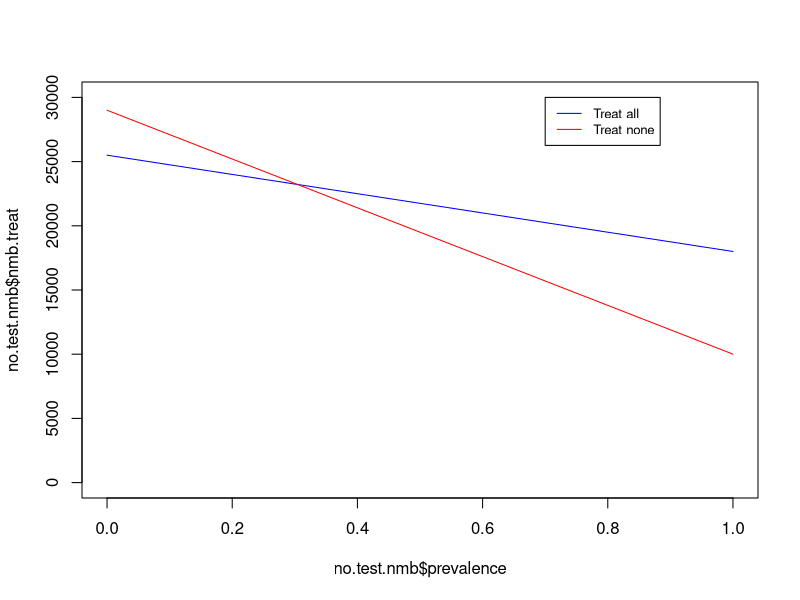
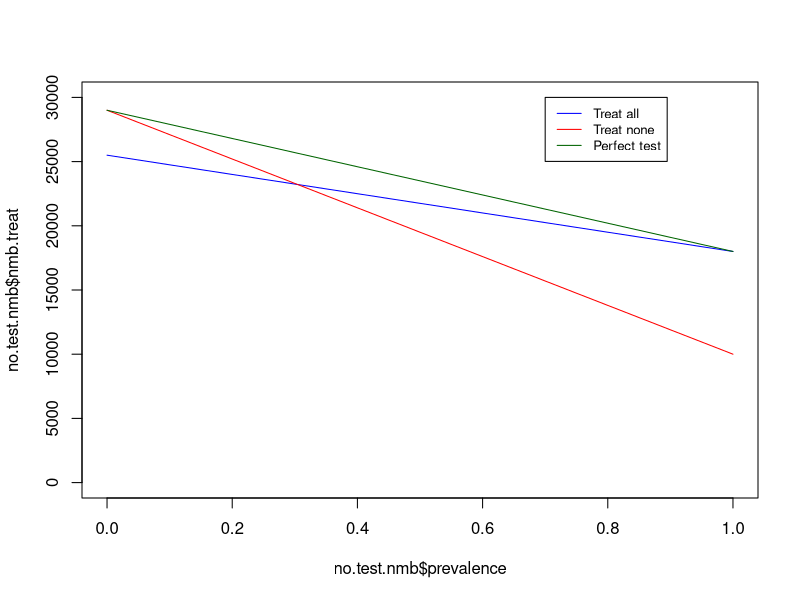
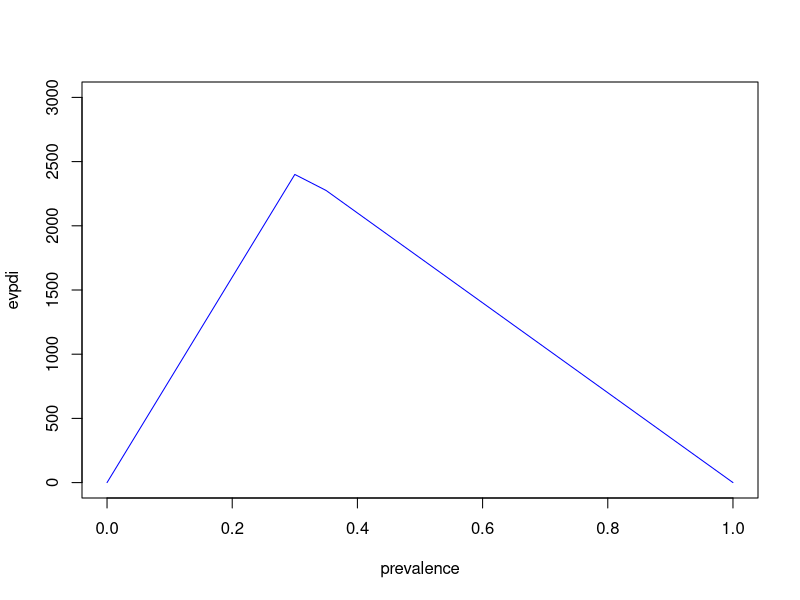
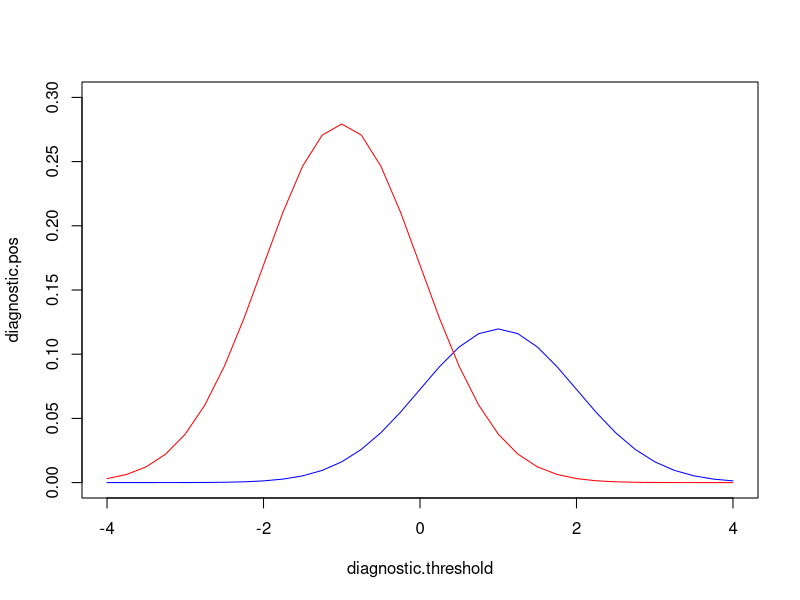
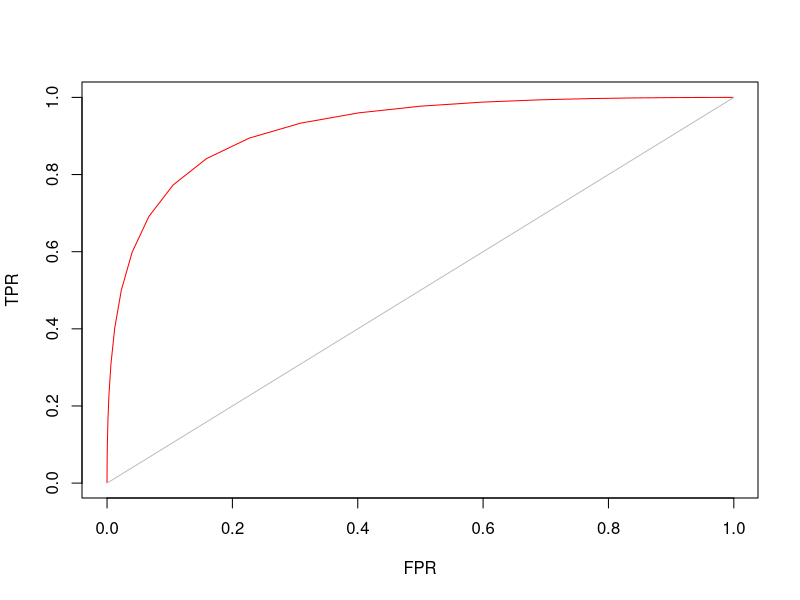
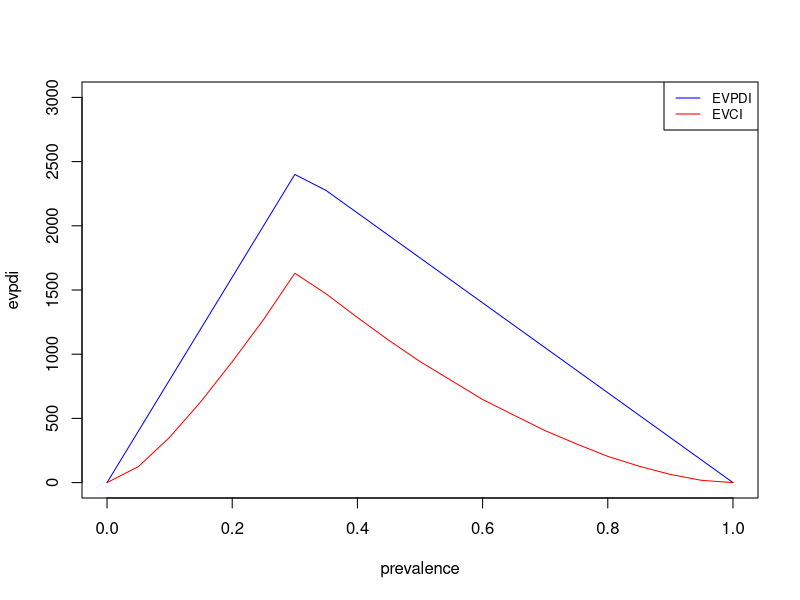
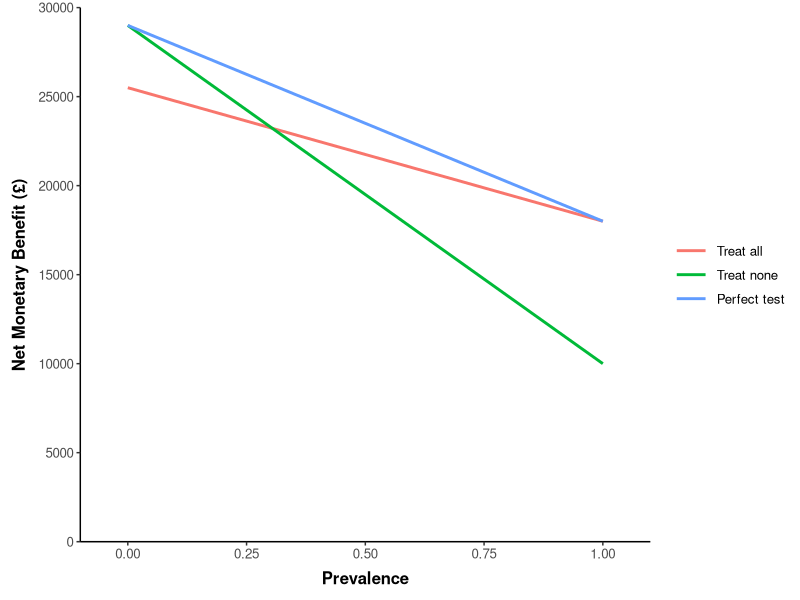
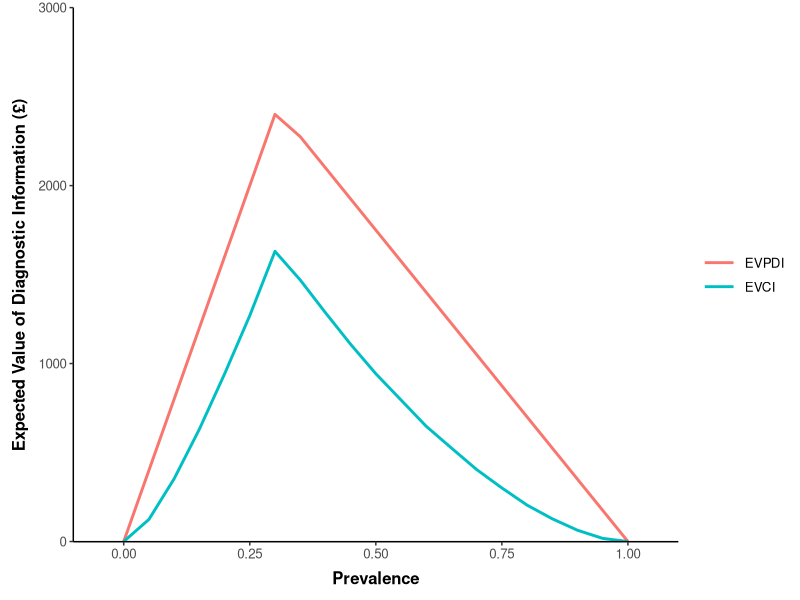

Here is the R script that generated these plots, in order:
## F4 Diagnostics 



#### Model Parameters #### 

lambda <- 30000 # This is our willingness to pay threshold
prevalence <- 0.3

# Payoffs and cost parameters for sick and healthy individuals, treated and not treated 

outcome.names <- c("Sick per treated", "Sick person not treated", 
                   "Healthy person treated", "Health person not treated")
expected.cost <- c(6000, 5000, 3000, 1000)
expected.qaly <- c(0.8, 0.5, 0.95, 1)

parameter.values <- data.frame(outcome.names, expected.cost, expected.qaly,
                              nmb = NA)

parameter.values$nmb <- (expected.qaly * lambda) - expected.cost

# here you can see the expected costs, QALYs and NMB for each possible outcome
parameter.values


# Estimating costs and QALYs associated with treating all vs. treat none 

treat.cost <- prevalence * expected.cost[1] + (1 - prevalence) * expected.cost[3]
notreat.cost <- prevalence * expected.cost[2] + (1 - prevalence) * expected.cost[4]
treat.qaly <- prevalence * expected.qaly[1] + (1 - prevalence) * expected.qaly[3]
notreat.qaly <- prevalence * expected.qaly[2] + (1 - prevalence) * expected.qaly[4]

expected.values <- data.frame(strategy =  c("Treat all", "Treat none"),
                           expected.cost = c(treat.cost, notreat.cost), 
                           expected.qaly = c(treat.qaly, notreat.qaly), 
                           nmb = NA)

expected.values$nmb <- (expected.values$expected.qaly * lambda) - expected.values$expected.cost 

# You can view the expected cost, QALY and NMB values at the prevalence defined
expected.values



# Evaluate NMB across a range of prevalence values

## We can create a function to calcualte NMB for sick and healthy patients (across prevalence values)  
est.nmb <- function(prev, parameters = parameter.values, lam = lambda){
  
  # Treatment - look up correct costs and outcomes for treated

  cost.sick <-  parameters$expected.cost[1] 
  cost.healthy <-  parameters$expected.cost[3] 
  
  qaly.sick <-  parameters$expected.qaly[1] 
  qaly.healthy <-  parameters$expected.qaly[3] 
  
  cost <- prev * cost.sick + (1-prev) * cost.healthy
  qaly <- prev * qaly.sick + (1-prev) * qaly.healthy
  
  nmb.treat <- (qaly * lam) - cost
  
  # No treatment- look up correct costs and outcomes for not treated

  cost.sick <-  parameters$expected.cost[2] 
  cost.healthy <-  parameters$expected.cost[4] 
  
  qaly.sick <-  parameters$expected.qaly[2] 
  qaly.healthy <-  parameters$expected.qaly[4] 
  
  cost <- prev * cost.sick + (1-prev) * cost.healthy
  qaly <- prev * qaly.sick + (1-prev) * qaly.healthy
  
  nmb.notreat <- (qaly * lam) - cost
  
  return(data.frame(prevalence = prev, 
                    nmb.treat = nmb.treat, 
                    nmb.notreat = nmb.notreat))
}


## We can now estimate the NMB of treating or not treating at any prevalence 
# At a low prevalence (10%), NMB is higher for not treating
# But at higher prevalence NMB is higher for treating everyone
est.nmb(prev = 0.1)
est.nmb(prev = 0.4)

# Now pass a vector of prevalence values into the function
prevalence.vector <- seq(from = 0, to = 1, by = 0.05)

# estimate the NMB across prevalence values, and save this 
no.test.nmb <- est.nmb(prev = prevalence.vector)
no.test.nmb


# We can create a plot in base R to observe the results
# Note - we will be updating this plot in the next section
plot(no.test.nmb$prevalence, no.test.nmb$nmb.treat, type="l", col = "blue", ylim = c(0, 30000))
  lines(no.test.nmb$prevalence, no.test.nmb$nmb.notreat, col = "red")
  legend(0.7, 30000, legend=c("Treat all", "Treat none"), col=c("blue", "red"), 
         lty = 1, cex = 0.8)
  


#### Expected value of a perfect test ####

# In this example, we will assume that all sick patients are treated, and all healthy patients are not


est.nmb.perfect.test <- function(prev, parameters = parameter.values, lam = lambda){
  
  # Perfect test means sick is treated (i.e. row value 1 for expected values table)
  # whilst healthy is not treated (i.e. row value 4 from expected values table)
  # So we eliminate sick person not treated (row 2), and health person treated (row 3)
  
  cost.sick <-  parameters$expected.cost[1] 
  cost.healthy <-  parameters$expected.cost[4] 
  
  qaly.sick <-  parameters$expected.qaly[1] 
  qaly.healthy <-  parameters$expected.qaly[4] 
  
  cost <- prev * cost.sick + (1-prev) * cost.healthy
  qaly <- prev * qaly.sick + (1-prev) * qaly.healthy
  
  nmb.perfect <- (qaly * lam) - cost
  

  return(data.frame(prevalence = prev, 
                    nmb = nmb.perfect))
}

est.nmb.perfect.test(prev = 0.1)
est.nmb.perfect.test(prev = prevalence.vector)

perfect.test.nmb <- est.nmb.perfect.test(prev = prevalence.vector)


# Estimate the Expected Value of Perfect Diagnostic Information (EVPDI) 

# The EVPDI is the difference between the expected value of a perfect test and 
# the expected value of the optimal course of action (treat All or treat None) in the absence of a test.

# First, look again at the results of the NMB with no test available 
no.test.nmb

# Now we can use the apply function to derive the maximum NMB from each strategy, and add to current table
no.test.nmb$nmb.max <- apply(no.test.nmb[,2:3], 1, max)

## Now take a look at the current table, displaying the maximum NMB for each prevalence (without a test)
# We can compare this to the NMB with a perfect test

no.test.nmb
perfect.test.nmb


## We can also plot the results of the these tables

plot(no.test.nmb$prevalence, no.test.nmb$nmb.treat, type="l", col = "blue", ylim = c(0, 30000))
lines(no.test.nmb$prevalence, no.test.nmb$nmb.notreat, col = "red")
lines(perfect.test.nmb$prevalence, perfect.test.nmb$nmb, col = "dark green")
legend(0.7, 30000, legend=c("Treat all", "Treat none", "Perfect test"), col=c("blue", "red", "dark green"), 
       lty = 1, cex = 0.8)




## We can now compare this to the values expected from a perfect test
evpdi <- perfect.test.nmb$nmb - no.test.nmb$nmb.max

# and create a data.frame to store the results
evpdi.table <- data.frame(prevalence = prevalence.vector, evpdi = evpdi)
evpdi.table

# We can create a simple plot of the expected value of perfect diagnostic information, by prevalence:
plot(evpdi.table, type="l", col = "blue", ylim = c(0, 3000))



#### Expected Value of Clinical Information (EVCI) from an (imperfect) diagnostic test ####

test.char <- c(positive.mean = 1, positive.sd = 1, 
               negative.mean = -1, negative.sd = 1)

# You can see the test characteristics here
test.char


# Set a range of diagnostic threshold values
diagnostic.threshold <- seq(from = -4, to = 4, by = 0.25)

# Diagnostic positive and negative values, at different diagnostic thresholds
# These are estimated using the normal distribution 
diagnostic.pos <- prevalence * dnorm(diagnostic.threshold, mean = test.char[1], sd = test.char[2])
diagnostic.neg <- (1 - prevalence) * dnorm(diagnostic.threshold, mean = test.char[3], sd = test.char[4])

biomarker.dist <- data.frame(diagnostic.threshold, diagnostic.pos, diagnostic.neg)

# We can view the table, and round to 4 decimal places to help view the numbers
round(biomarker.dist, 4)

# And here we can plot the numbers to re-create the video 
# (note we can use the data frame columns (biomarker.dist), or the vectors that formed the data frame)
plot(diagnostic.threshold, diagnostic.pos, type="l", col = "blue", ylim = c(0, 0.3))
lines(diagnostic.threshold, diagnostic.neg, col = "red")


## True Positive Rate and False Positive Rate 
TPR <- 1 - pnorm(diagnostic.threshold, test.char[1], test.char[2])
FPR <- 1 - pnorm(diagnostic.threshold, test.char[3], test.char[4])

# We can view these alongside the diagnostic thresholds 
positive.rate <- data.frame(diagnostic.threshold, TPR, FPR)


# Plot to view TPR and FPR (Receiver Operating Characteristic (ROC) curve)
plot(FPR, TPR, type="l", col = "red")
# and we can add a diagonal line too
lines(c(0,1),(c(0,1)), col = "grey")


#### Expected Value of Clinical Information #### 

# We can now estimate the number of true and false, negatives and positives 
true.pos <- prevalence * TPR 
false.neg <- prevalence * (1 - TPR) 
false.pos <- (1 - prevalence) * FPR 
true.neg <- (1 - prevalence) * (1 - FPR) 

# Table showing diagnostic accuracy of the imperfect test
diag.accuracy <- data.frame(true.pos, false.neg, false.pos, true.neg,
                            nmb.test = 0)

# Now combine the original NMB values (from parameter data frame) to estimate NMB as 
# a function of the diagnostic accuracy 
parameter.values$nmb 

# To combine the NMB payoff values with the diagnostic accuracy data, we first create a blank 
# vector to store the total NMB value at each diagnostic threshold
nmb.test.vec <- rep(0, length(diagnostic.threshold))

# Next, we can create a loop to multiply NMB payoffs with diagnostic accuracy, and save the sum of
# these values, at each diagnostic threshold
for(i in 1:length(diagnostic.threshold)){
  nmb.test.vec[i] <- sum(diag.accuracy[i,] * parameter.values$nmb)
}  

## Note: An alternative method is to write a function into apply      
nmb.test.vec <- apply(diag.accuracy, 1, function(x) sum(x * parameter.values$nmb))


# We can view the output of the calculation here
# This is the NMB associated with the imperfect diagnostic test
data.frame(diagnostic.threshold, nmb.test.vec)    

# We can add these results onto the diagnostic accuracy data.frame 
diag.accuracy$nmb <- nmb.test.vec


# Calculate the EVCI

# Now we want to calcualte the EVCI across a range of prevalence values
no.test.nmb <- est.nmb(prev = prevalence.vector)


# The est.evci function below calculates the diagnostic accuracy and associated NMB 
# of an imperfect test (similar to calculations above) and also estimates the NMB 
# in the absense of any test, to estimate the Expected Value of Clinical Information 
# The function also does this at different prevalence values (by passing the prevalence)
# to the function (indicated by 'prev' argument)

est.evci <- function(prev, diag = diagnostic.threshold, test = test.char, 
                     nmb.input = parameter.values$nmb, nmb.notest = no.test.nmb){

  # true and false positive rate
  TPR <- 1 - pnorm(diag, test[1], test[2])
  FPR <- 1 - pnorm(diag, test[3], test[4])
  
  # calculate nmb for diagnostic outcomes
  
  prev.matrix <- matrix(prev, nrow = length(TPR), ncol = length(prev), byrow = TRUE)
  colnames(prev.matrix) <- prev
  rownames(prev.matrix) <- diag
  
  true.pos.nmb <- TPR * nmb.input[1] * prev.matrix
  false.neg.nmb <- (1 - TPR)  * nmb.input[2] * prev.matrix
  false.pos.nmb <-  FPR * nmb.input[3]  * (1 - prev.matrix)
  true.neg.nmb <-  (1 - FPR) * nmb.input[4]  * (1 - prev.matrix)
    
  total.nmb.matrix <- true.pos.nmb + false.neg.nmb + false.pos.nmb + true.neg.nmb
  
  # get the max nmb for each prevalence value 
  
  max.nmb.test <- apply(total.nmb.matrix, 2, max) # this derives the maximum value from each column 
  
  nmb.notest <- est.nmb(prev = prev)
  
  max.nmb.notest <- apply(nmb.notest[,2:3], 1, max) # this derives the maximum value for each row (prevalence by rows in this table)
  
  evci <- data.frame(prev, 
                     nmb.notest = max.nmb.notest, 
                     nmb.imperfect.test = max.nmb.test,
                     evci = max.nmb.test - max.nmb.notest)
  
  return(evci)
    
}


# Try the est.EVCI at the 30% prevalence 
est.evci(prev = 0.3)


# Save the EVCI results across a range of prevalence
evci <- est.evci(prev = prevalence.vector)

# You can view the results using the round function 
round(evci, 2)


# We can create a plot of the EVCI compared to the EVPDI calculated earlier

plot(evpdi.table, type="l", col = "blue", ylim = c(0, 3000))
lines(evci$prev, evci$evci, col = "red")
legend("topright", legend=c("EVPDI", "EVCI"), col=c("blue", "red"), 
       lty = 1, cex = 0.8)





## ggplots (I've havent provided explanation here...) 

library(reshape2)
library(ggplot2)

# NMB plot

nmb.plot.data <- cbind(no.test.nmb, perfect.test.nmb[,2])
colnames(nmb.plot.data) <- c("Prevalence", "Treat all", "Treat none", "Perfect test")
nmb.plot.data.long <- reshape2::melt(nmb.plot.data, id.vars = c("Prevalence"))

nmb.plot  <-  ggplot(nmb.plot.data.long) + 
  geom_line(aes(x=Prevalence, y=value, colour = variable), size=1) + 
  labs(x = "Prevalence", text = element_text(size=10)) + 
  labs(y = "Net Monetary Benefit (£)", text = element_text(size=10)) + theme_classic() +
  theme(legend.title = element_blank(), axis.title=element_text(face="bold"), 
        axis.title.x = element_text(margin = margin(t = 7, r = 0, b = 3, l = 0)), 
        axis.title.y = element_text(margin = margin(t = 0, r = 7, b = 0, l = 3)), 
        panel.grid.major = element_blank(), panel.grid.minor = element_blank(), 
        legend.key.width=unit(1.8,"line"), text = element_text(size=12)) + 
  scale_x_continuous(expand = c(0, 0.1)) + 
  scale_y_continuous(limits = c(0,30000), breaks=seq(0,30000,5000),  expand = c(0, 0))

nmb.plot


# EVDI plot

evci.plot.data <- cbind(evpdi.table, evci$evci)
colnames(evci.plot.data) <- c("Prevalence", "EVPDI", "EVCI") 
evci.plot.data.long <- reshape2::melt(evci.plot.data, id.vars = c("Prevalence"))

evdi.plot  <-  ggplot(evci.plot.data.long) + 
  geom_line(aes(x=Prevalence, y=value, colour=variable), size=1) + 
  labs(x = "Prevalence", text = element_text(size=10)) + 
  labs(y = "Expected Value of Diagnostic Information (£)", text = element_text(size=10)) + theme_classic() +
  theme(legend.title = element_blank(), axis.title=element_text(face="bold"), 
        axis.title.x = element_text(margin = margin(t = 7, r = 0, b = 3, l = 0)), 
        axis.title.y = element_text(margin = margin(t = 0, r = 7, b = 0, l = 3)), 
        panel.grid.major = element_blank(), panel.grid.minor = element_blank(), 
        legend.key.width=unit(1.8,"line"), text = element_text(size=12)) + 
  scale_x_continuous(expand = c(0, 0.1)) + 
  scale_y_continuous(limits = c(-1,3000), expand = c(0, 0))

evdi.plot



# Diagnostic threshold

head(biomarker.dist)
colnames(biomarker.dist) <- c("Diagnostic", "Disease Positive", "Disease Negative")
biomarker.dist.long <- reshape2::melt(biomarker.dist, id.vars = c("Diagnostic"))

diag.plot  <-  ggplot(biomarker.dist.long) + 
  geom_line(aes(x=Diagnostic, y=value, colour=variable), size=1) + 
  labs(x = "Diagnostic Threshold", text = element_text(size=10)) + 
  labs(y = "", text = element_text(size=10)) + theme_classic() +
  theme(legend.title = element_blank(), axis.title=element_text(face="bold"), 
        axis.title.x = element_text(margin = margin(t = 7, r = 0, b = 3, l = 0)), 
        axis.title.y = element_text(margin = margin(t = 0, r = 7, b = 0, l = 3)), 
        panel.grid.major = element_blank(), panel.grid.minor = element_blank(), 
        legend.key.width=unit(1.8,"line"), text = element_text(size=12)) + 
  scale_x_continuous(expand = c(0, 0.1)) 
  
diag.plot



# ROC plot 

roc.data <- data.frame(TPR, FPR)

roc.plot  <-  ggplot(roc.data) + 
  geom_line(aes(x=FPR, y=TPR), size=1) + 
  labs(x = "False Positive Rate (1-Specificity)", text = element_text(size=10)) + 
  labs(y = "True Positive Rate (Sensitivity)", text = element_text(size=10)) + theme_classic() +
  theme(legend.title = element_blank(), axis.title=element_text(face="bold"), 
        axis.title.x = element_text(margin = margin(t = 7, r = 0, b = 3, l = 0)), 
        axis.title.y = element_text(margin = margin(t = 0, r = 7, b = 0, l = 3)), 
        panel.grid.major = element_blank(), panel.grid.minor = element_blank(), 
        legend.key.width=unit(1.8,"line"), text = element_text(size=12)) + 
  scale_x_continuous(limits = c(0,1), breaks=seq(0,1,0.2), expand = c(0, 0.01)) + 
  scale_y_continuous(limits = c(0,1), breaks=seq(0,1,0.2), expand = c(0, 0.01))

roc.plot


